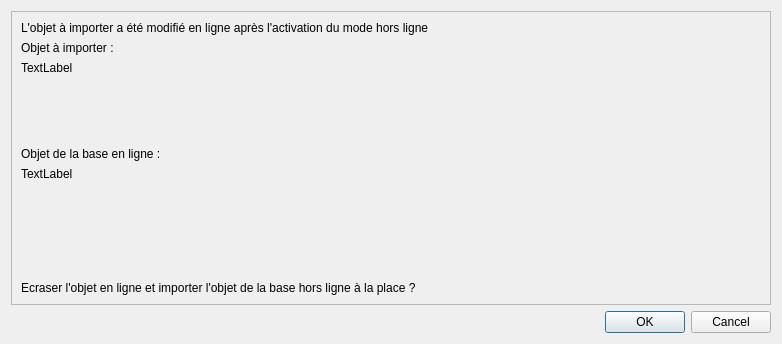
<?xml version="1.0" encoding="UTF-8"?>
<ui version="4.0">
 <class>Dialog_main</class>
 <widget class="QDialog" name="Dialog_main">
  <property name="geometry">
   <rect>
    <x>0</x>
    <y>0</y>
    <width>782</width>
    <height>344</height>
   </rect>
  </property>
  <property name="sizePolicy">
   <sizepolicy hsizetype="Expanding" vsizetype="Expanding">
    <horstretch>0</horstretch>
    <verstretch>0</verstretch>
   </sizepolicy>
  </property>
  <property name="windowTitle">
   <string>Dialog</string>
  </property>
  <layout class="QVBoxLayout" name="verticalLayout">
   <item>
    <widget class="QFrame" name="frame">
     <property name="frameShape">
      <enum>QFrame::StyledPanel</enum>
     </property>
     <property name="frameShadow">
      <enum>QFrame::Raised</enum>
     </property>
     <layout class="QFormLayout" name="formLayout_2">
      <item row="1" column="0">
       <widget class="QLabel" name="label_2">
        <property name="text">
         <string>Objet à importer : </string>
        </property>
       </widget>
      </item>
      <item row="2" column="0">
       <widget class="QLabel" name="label_3">
        <property name="text">
         <string>TextLabel</string>
        </property>
       </widget>
      </item>
      <item row="4" column="0">
       <widget class="QLabel" name="label_4">
        <property name="text">
         <string>Objet de la base en ligne : </string>
        </property>
       </widget>
      </item>
      <item row="0" column="0" colspan="2">
       <widget class="QLabel" name="label">
        <property name="text">
         <string>L'objet à importer a été modifié en ligne après l'activation du mode hors ligne</string>
        </property>
       </widget>
      </item>
      <item row="9" column="0">
       <widget class="QLabel" name="label_5">
        <property name="text">
         <string>Ecraser l'objet en ligne et importer l'objet de la base hors ligne à la place ? </string>
        </property>
       </widget>
      </item>
      <item row="5" column="0">
       <widget class="QLabel" name="label_6">
        <property name="text">
         <string>TextLabel</string>
        </property>
       </widget>
      </item>
      <item row="8" column="0">
       <spacer name="verticalSpacer_2">
        <property name="orientation">
         <enum>Qt::Vertical</enum>
        </property>
        <property name="sizeHint" stdset="0">
         <size>
          <width>20</width>
          <height>40</height>
         </size>
        </property>
       </spacer>
      </item>
      <item row="7" column="0">
       <spacer name="verticalSpacer_3">
        <property name="orientation">
         <enum>Qt::Vertical</enum>
        </property>
        <property name="sizeHint" stdset="0">
         <size>
          <width>20</width>
          <height>40</height>
         </size>
        </property>
       </spacer>
      </item>
      <item row="3" column="0">
       <spacer name="verticalSpacer">
        <property name="orientation">
         <enum>Qt::Vertical</enum>
        </property>
        <property name="sizeHint" stdset="0">
         <size>
          <width>20</width>
          <height>60</height>
         </size>
        </property>
       </spacer>
      </item>
     </layout>
    </widget>
   </item>
   <item>
    <widget class="QDialogButtonBox" name="buttonBox">
     <property name="orientation">
      <enum>Qt::Horizontal</enum>
     </property>
     <property name="standardButtons">
      <set>QDialogButtonBox::Cancel|QDialogButtonBox::Ok</set>
     </property>
    </widget>
   </item>
  </layout>
 </widget>
 <resources/>
 <connections>
  <connection>
   <sender>buttonBox</sender>
   <signal>accepted()</signal>
   <receiver>Dialog_main</receiver>
   <slot>accept()</slot>
   <hints>
    <hint type="sourcelabel">
     <x>248</x>
     <y>254</y>
    </hint>
    <hint type="destinationlabel">
     <x>157</x>
     <y>274</y>
    </hint>
   </hints>
  </connection>
  <connection>
   <sender>buttonBox</sender>
   <signal>rejected()</signal>
   <receiver>Dialog_main</receiver>
   <slot>reject()</slot>
   <hints>
    <hint type="sourcelabel">
     <x>316</x>
     <y>260</y>
    </hint>
    <hint type="destinationlabel">
     <x>286</x>
     <y>274</y>
    </hint>
   </hints>
  </connection>
 </connections>
</ui>
